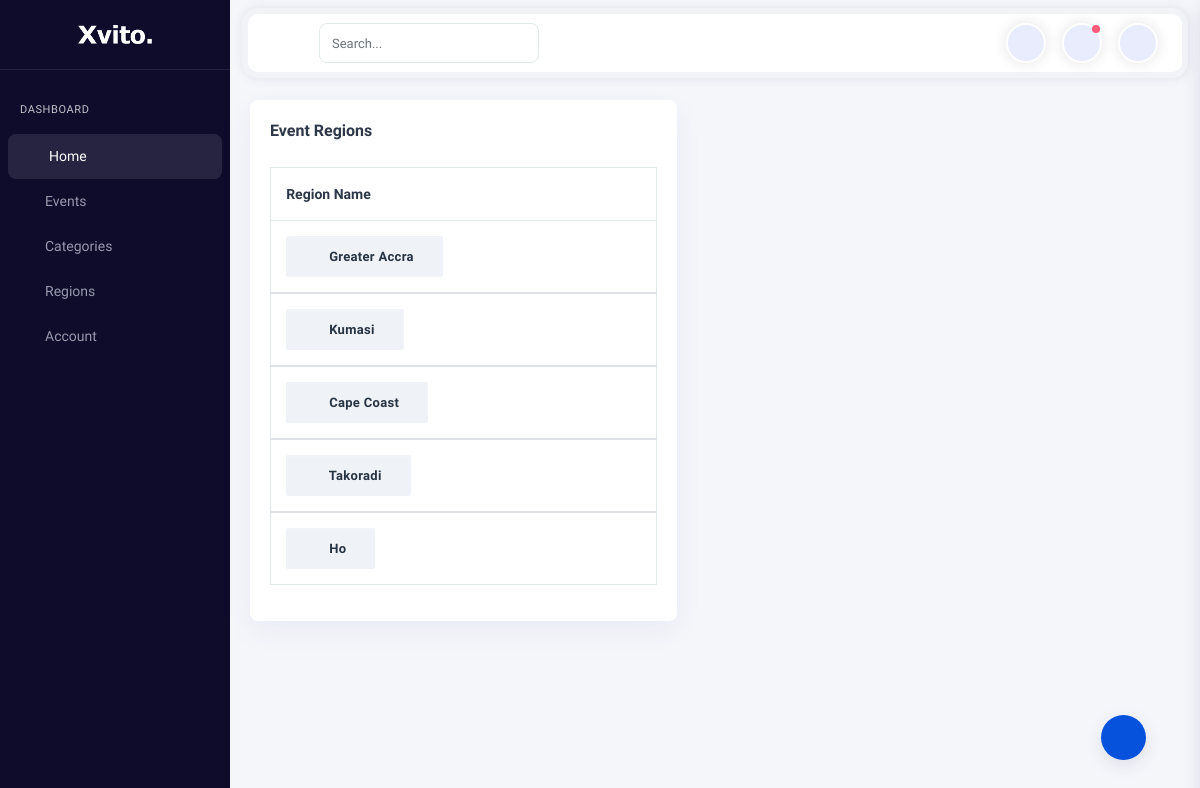
The app's page /events_backend/view_region/ (signed in), older data.
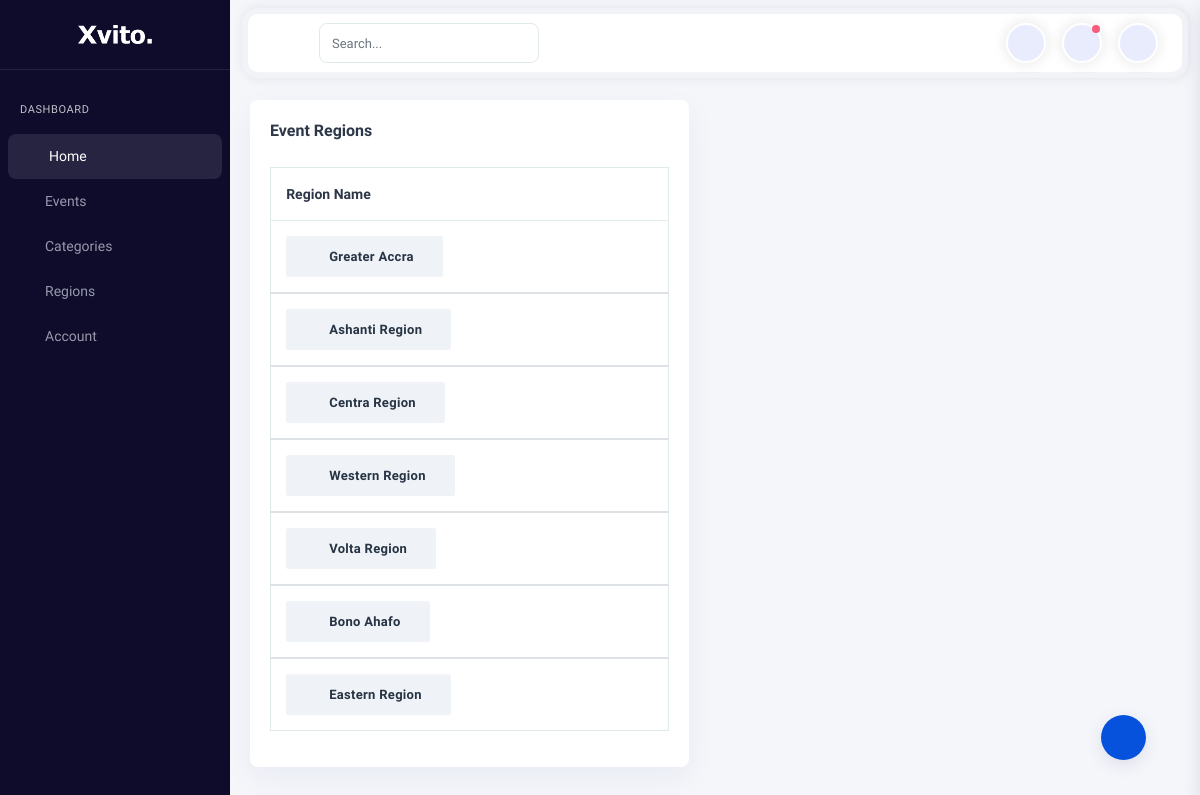
The same page, newer data.
### events_app/models.py (models this page shows, shortened)
class EventRegion(models.Model):
    name = models.CharField(max_length=100)

### events_backend/views.py (the view)
# urls.py: path('view_region/', EventRegionListView.as_view(), name='view-region'),
class EventRegionListView(LoginRequiredMixin, ListView):
    model = EventRegion
    template_name = 'events_backend/region_list.html'
    context_object_name = 'regions'

### events_backend/templates/events_backend/region_list.html (shortened to what this page needs)
{% extends 'events_backend/backend_base.html' %}
{% load static %}
{% block content%}
<div class="main-panel">
    <div class="content-wrapper">
        <div class="container-fluid">
            <div class="row">
            <div class="row">
                <div class="col-12 box-margin">
                    <div class="card">
                        <div class="card-body">
                            <h6 class="card-title">Event Regions</h6>
                            <div class="table-responsive">
                                <table class="table table-nowrap">
                                    <thead>
                                        <tr>
                                            <th>Region Name</th>
                                            <th></th>
                                        </tr>
                                    </thead>
                                    {% for eventregion in regions %}
                                    <tbody>
                                        <tr>
                                            <th scope="row">
                                                <button type="button"
                                                    class="btn btn-sm btn-secondary btn-icon rounded-pill">
                                                    <span class="btn-inner--icon"><i
                                                            class="fa fa-book"></i></span>
                                                    <span class="btn-inner--text">{{ eventregion.name }}</span>
                                                </button>
                                            </th>
                                            <td class="order">
                                            </td>
                                            <td>
                                            </td>
                                            <td>{{ event.date }}</td>
                                            <td>
                                                <div class="d-flex align-items-center">
                                                    <div class="actions ml-3">
                                                        <a href="{% url 'backend:update-regions' pk=eventregion.pk %}" class="action-item mr-2"
                                                            data-bs-toggle="tooltip" title=""
                                                            data-original-title="Edit">
                                                            <i class="fa fa-pencil"></i>
                                                        </a>
                                                        <a href="{% url 'backend:region-delete' pk=eventregion.pk %}" class="action-item mr-2"
                                                            data-bs-toggle="tooltip" title=""
                                                            data-original-title="Archive">
                                                            <i class="fa fa-archive"></i>
                                                        </a>
                                                    </div>
                                                </div>
                                            </td>
                                            {% endfor %}
                                        </tr>
                                    </tbody>
                                </table>
                            </div>
                        </div>
                    </div>
                </div>
            </div>
        </div>
    </div>
{% endblock %}

Row changes from the older to the newer data that the page shows:
changed EventRegion: name "Kumasi" → "Ashanti Region"
changed EventRegion: name "Cape Coast" → "Centra Region"
changed EventRegion: name "Takoradi" → "Western Region"
changed EventRegion: name "Ho" → "Volta Region"
added EventRegion: name "Bono Ahafo"
added EventRegion: name "Eastern Region"
